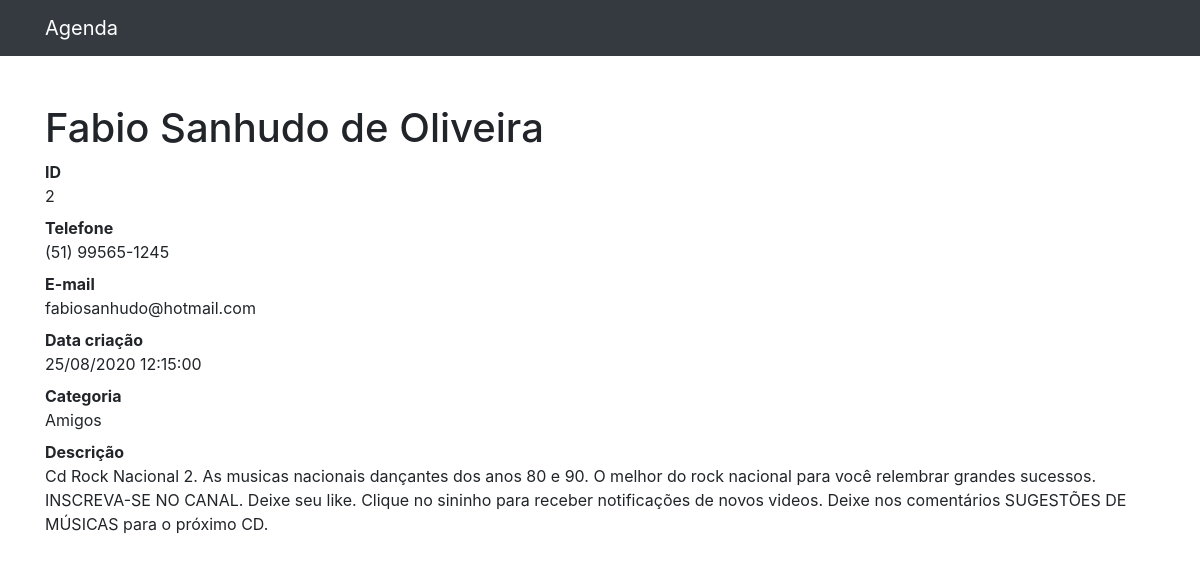
/2, run on the app's committed database.
### contatos/models.py (models this page shows, shortened)
class Contato(models.Model):
    nome = models.CharField(max_length=150)
    sobrenome = models.CharField(max_length=255, blank=True)
    telefone = models.CharField(max_length=16)
    email = models.CharField(max_length=255, blank=True)
    data_criacao = models.DateTimeField(default=timezone.now)
    descricao = models.TextField(blank=True)
    categoria = models.ForeignKey(Categoria, on_delete=models.DO_NOTHING)

class Categoria(models.Model):
    nome = models.CharField(max_length=255)
    def __str__(self):
        return self.nome

### contatos/views.py (the view)
# urls.py: path('<int:contato_id>', views.ver_contato, name='ver_contato'),
def ver_contato(request, contato_id):
    contato = get_object_or_404(Contato, id=contato_id)
    return render(request, 'contatos/ver_contato.html', {
                  'contato': contato})

### contatos/templates/contatos/ver_contato.html
{% extends 'base.html' %}
{%block conteudo%}
<h1 class="mt-5">{{ contato.nome }} {{ contato.sobrenome }}</h1>
        <dl>
          <dt>ID</dt>
          <dd>{{ contato.id }}</dd>
          <dt>Telefone</dt>
          <dd>{{ contato.telefone }}</dd>
          <dt>E-mail</dt>
          <dd>{{ contato.email }}</dd>
          <dt>Data criação</dt>
          <dd>{{ contato.data_criacao|date:'d/m/Y H:i:s'}}</dd>
          <dt>Categoria</dt>
          <dd>{{ contato.categoria }}</dd>
          <dt>Descrição</dt>
          <dd>
            {{ contato.descricao }}
          </dd>
        </dl>
{%endblock%}

### data on the page
Contato: nome "Fabio", sobrenome "Sanhudo de Oliveira", id "2", telefone "(51) 99565-1245", email "fabiosanhudo@hotmail.com", data_criacao "25/08/2020 12:15:00", categoria "Amigos", descricao "Cd Rock Nacional 2. As musicas nacionais dançantes dos anos 80 e 90. O melhor do rock nacional para você relembrar grandes sucessos. INSCREVA-SE NO CANAL. Deixe seu like. Clique no sininho para receber notificações de novos videos. Deixe nos comentários SUGESTÕES DE MÚSICAS para o próximo CD."
